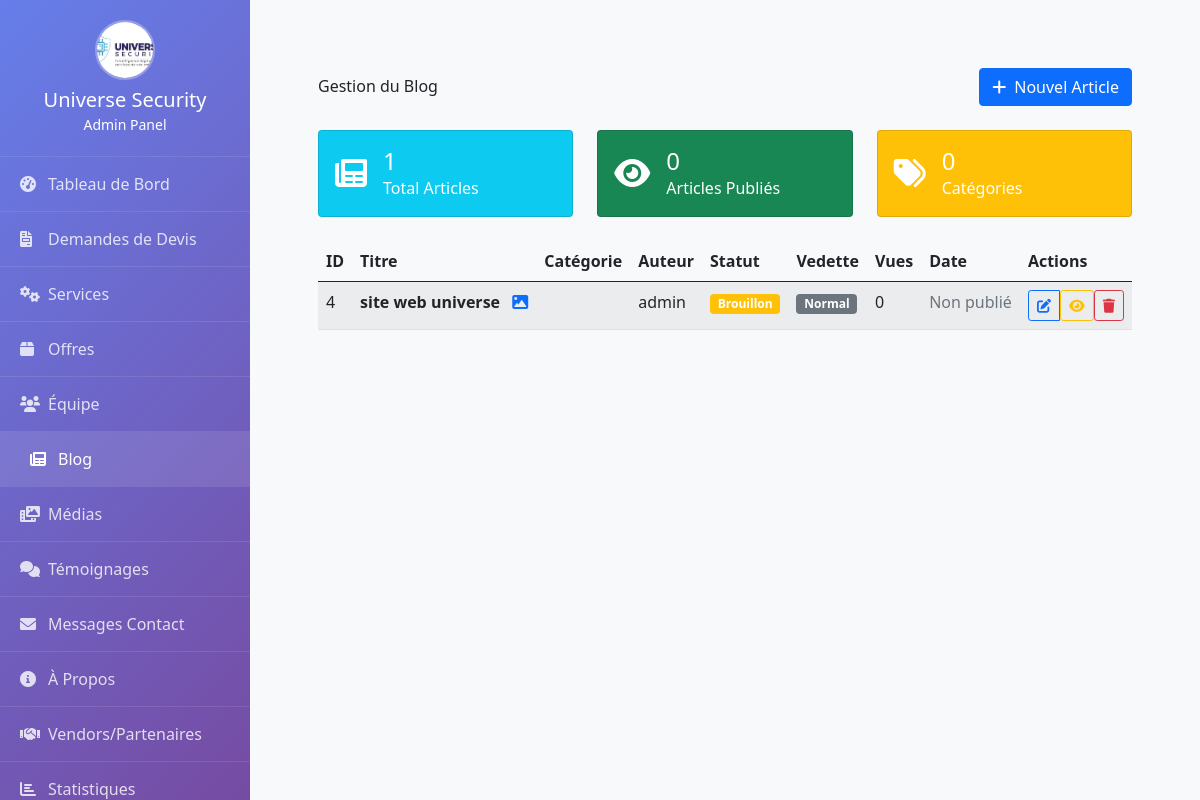
The page /admin/blog.php (signed in) on the database its author committed.
### tables this page shows
CREATE TABLE `blog_articles` (
  `id` int(11) NOT NULL,
  `title` varchar(255) NOT NULL,
  `slug` varchar(255) NOT NULL,
  `excerpt` text DEFAULT NULL,
  `content` longtext NOT NULL,
  `featured_image` varchar(255) DEFAULT NULL,
  `category` varchar(100) DEFAULT NULL,
  `tags` text DEFAULT NULL,
  `author_id` int(11) DEFAULT NULL,
  `is_published` tinyint(1) DEFAULT 0,
  `is_featured` tinyint(1) DEFAULT 0,
  `views_count` int(11) DEFAULT 0,
  `published_at` timestamp NULL DEFAULT NULL,
  `created_at` timestamp NOT NULL DEFAULT current_timestamp(),
  `updated_at` timestamp NOT NULL DEFAULT current_timestamp() ON UPDATE current_timestamp()
);

### admin/classes/BlogManager.php (called while the page is built, shortened)
<?php
class BlogManager {
    private $conn;
    private $table_name = "blog_articles";
    public function __construct($db) {
        $this->conn = $db;
    }
    public function getAllArticles() {
        $sql = "SELECT ba.*, a.username as author_name
                FROM " . $this->table_name . " ba
                LEFT JOIN admins a ON ba.author_id = a.id
                ORDER BY ba.created_at DESC";
        $stmt = $this->conn->prepare($sql);
        $stmt->execute();
        return $stmt->fetchAll();
    }
    public function countArticles($published_only = false) {
        $sql = "SELECT COUNT(*) as count FROM " . $this->table_name;
        if ($published_only) {
            $sql .= " WHERE is_published = 1";
        }
        $stmt = $this->conn->prepare($sql);
        $stmt->execute();
        $result = $stmt->fetch();
        return $result['count'];
    }
    public function getCategories() {
        $sql = "SELECT DISTINCT category
                FROM " . $this->table_name . "
                WHERE is_published = 1 AND category IS NOT NULL
                ORDER BY category";
        $stmt = $this->conn->prepare($sql);
        $stmt->execute();
        return $stmt->fetchAll(PDO::FETCH_COLUMN);
    }
}
?>

### admin/blog.php (the view, shortened to what this page needs)
<?php
require_once 'classes/BlogManager.php';
$database = new Database();
$conn = $database->getConnection();
$blogManager = new BlogManager($conn);
$articles = $blogManager->getAllArticles();
$total_articles = $blogManager->countArticles();
$published_articles = $blogManager->countArticles(true);
$categories = $blogManager->getCategories();
?>
<!DOCTYPE html>
<html lang="fr">
<head>
    <link href="https://cdnjs.cloudflare.com/ajax/libs/font-awesome/6.0.0/css/all.min.css" rel="stylesheet">
    <link href="https://cdn.jsdelivr.net/npm/bootstrap@5.0.0/dist/css/bootstrap.min.css" rel="stylesheet">
</head>
<body>
    <?php
    include 'includes/admin_navbar.php';
    ?>
        <div class="main-content">
            <div class="container-fluid pt-4 px-4">
                <div class="row g-4">
                    <div class="col-12">
                        <div class="bg-light rounded h-100 p-4">
                            <div class="d-flex align-items-center justify-content-between mb-4">
                                <h6 class="mb-0">Gestion du Blog</h6>
                                <button type="button" class="btn btn-primary" data-bs-toggle="modal" data-bs-target="#articleModal">
                                    <i class="fa fa-plus me-2"></i>Nouvel Article
                                </button>
                            </div>
                            <div class="row mb-4">
                                <div class="col-md-4">
                                    <div class="card bg-info text-white">
                                        <div class="card-body">
                                            <div class="d-flex align-items-center">
                                                <i class="fa fa-newspaper fa-2x me-3"></i>
                                                <div>
                                                    <h4 class="mb-0"><?php echo $total_articles; ?></h4>
                                                    <p class="mb-0">Total Articles</p>
                                                </div>
                                            </div>
                                        </div>
                                    </div>
                                </div>
                                <div class="col-md-4">
                                    <div class="card bg-success text-white">
                                        <div class="card-body">
                                            <div class="d-flex align-items-center">
                                                <i class="fa fa-eye fa-2x me-3"></i>
                                                <div>
                                                    <h4 class="mb-0"><?php echo $published_articles; ?></h4>
                                                    <p class="mb-0">Articles Publiés</p>
                                                </div>
                                            </div>
                                        </div>
                                    </div>
                                </div>
                                <div class="col-md-4">
                                    <div class="card bg-warning text-white">
                                        <div class="card-body">
                                            <div class="d-flex align-items-center">
                                                <i class="fa fa-tags fa-2x me-3"></i>
                                                <div>
                                                    <h4 class="mb-0"><?php echo count($categories); ?></h4>
                                                    <p class="mb-0">Catégories</p>
                                                </div>
                                            </div>
                                        </div>
                                    </div>
                                </div>
                            </div>
                            <div class="table-responsive">
                                <table class="table table-striped">
                                    <thead>
                                        <tr>
                                            <th>ID</th>
                                            <th>Titre</th>
                                            <th>Catégorie</th>
                                            <th>Auteur</th>
                                            <th>Statut</th>
                                            <th>Vedette</th>
                                            <th>Vues</th>
                                            <th>Date</th>
                                            <th>Actions</th>
                                        </tr>
                                    </thead>
                                    <tbody>
                                        <?php foreach ($articles as $article): ?>
                                            <tr>
                                                <td><?php echo $article['id']; ?></td>
                                                <td>
                                                    <strong><?php echo htmlspecialchars($article['title']); ?></strong>
                                                    <?php if (!empty($article['featured_image'])): ?>
                                                        <i class="fa fa-image ms-2 text-primary"></i>
                                                    <?php endif; ?>
                                                </td>
                                                <td>
                                                </td>
                                                <td><?php echo htmlspecialchars($article['author_name'] ?? 'Inconnu'); ?></td>
                                                <td>
                                                    <?php if ($article['is_published']): ?>
                                                        <span class="badge bg-success">Publié</span>
                                                    <?php else: ?>
                                                        <span class="badge bg-warning">Brouillon</span>
                                                    <?php endif; ?>
                                                </td>
                                                <td>
                                                    <?php if ($article['is_featured']): ?>
                                                        <span class="badge bg-warning">Vedette</span>
                                                    <?php else: ?>
                                                        <span class="badge bg-secondary">Normal</span>
                                                    <?php endif; ?>
                                                </td>
                                                <td><?php echo $article['views_count']; ?></td>
                                                <td>
                                                    <?php if ($article['published_at']): ?>
                                                        <?php echo date('d/m/Y', strtotime($article['published_at'])); ?>
                                                    <?php else: ?>
                                                        <span class="text-muted">Non publié</span>
                                                    <?php endif; ?>
                                                </td>
                                                <td>
                                                    <div class="btn-group" role="group">
                                                        <a href="?edit=<?php echo $article['id']; ?>" class="btn btn-sm btn-outline-primary">
                                                            <i class="fa fa-edit"></i>
                                                        </a>
                                                        <form method="POST" style="display: inline;" onsubmit="return confirm('Changer le statut de cet article ?')">
                                                            <button type="submit" class="btn btn-sm btn-outline-warning">
                                                                <i class="fa fa-<?php echo $article['is_published'] ? 'eye-slash' : 'eye'; ?>"></i>
                                                            </button>
                                                        </form>
                                                        <form method="POST" style="display: inline;" onsubmit="return confirm('Supprimer cet article ?')">
                                                            <button type="submit" class="btn btn-sm btn-outline-danger">
                                                                <i class="fa fa-trash"></i>
                                                            </button>
                                                        </form>
                                                    </div>
                                                </td>
                                            </tr>
                                        <?php endforeach; ?>
                                    </tbody>
                                </table>
                            </div>
                        </div>
                    </div>
                </div>
            </div>
        </div>
</body>
</html>

### admin/blog.php (style rules this page uses)
:root { --primary-color: #667eea; --secondary-color: #764ba2; --sidebar-width: 250px; }
body { font-family: 'Segoe UI', Tahoma, Geneva, Verdana, sans-serif; background-color: #f8f9fa; }
.main-content { margin-left: var(--sidebar-width); padding: 20px; transition: all 0.3s ease; }

### rows shown on the page
blog_articles: id "4", title "site web universe", author.username "admin", is_published "Brouillon", is_featured "Normal", views_count "0", shows "Non publié"

### other values the page prints
$total_articles "1"
$published_articles "0"
count($categories) "0"
